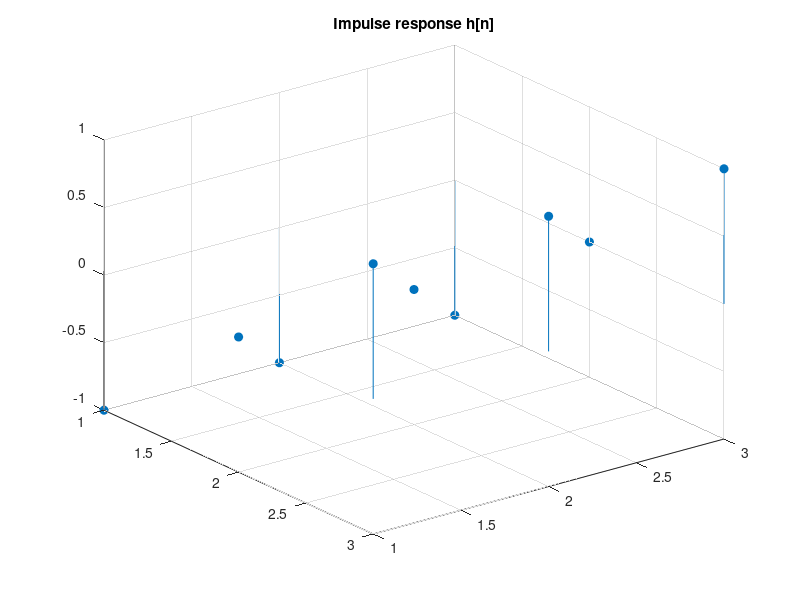

Write MATLAB code to recreate this figure. (Note: this script raises an error after producing the figure.)
%[text] # Sample 7-5: Adjoint of convolution
%[text] Advanced Topics in Image Processing, Lecture 7 "Geometric Image Processing"
%[text] Shogo Muramatsu
%[text] Verified: MATLAB R2026b
%%
%[text] ## Generation of the impulse response
ftype = "prewitt"; %[control:dropdown:1647]{"position":[9,18]}
h = rot90(fspecial(ftype),2)
fig1 = figure;
stem3(h,'filled')
axis ij
title('Impulse response h[n]')
%%
%[text] ## Matrix representation of bivariate circular convolution
%[text] Circular convolution with the periodic structure matrix $\\boldsymbol{N}$ (\[M\] Sec. 4.3.2)
%[text]{"align":"center"} $y\[\\boldsymbol{n}\] = \\sum\_{\\boldsymbol{m}\\in\\mathcal{N}\_\\mathrm{h}}h\[\\boldsymbol{m}\]\\,x\[(\\!(\\boldsymbol{n}-\\boldsymbol{m})\\!)\_{\\boldsymbol{N}}\],\\quad \\boldsymbol{n}\\in\\mathcal{N}(\\boldsymbol{N})$
% Input array size
N1 =6; %[control:slider:6123]{"position":[5,6]}
N2 =4; %[control:slider:4d22]{"position":[5,6]}

% Matrix representation of the bivariate circular convolution:
% the columns are the responses to the standard basis
N = N1*N2;
T = zeros(N);
for idx = 1:N
    % Standard basis
    e = zeros(N1,N2);
    e(idx) = 1;
    % Response to the standard basis
    t = imfilter(e,h,'conv','circular');
    T(:,idx) = t(:);
end
%[text] Matrix representation $\\mathbf{T}\_\\mathrm{h}$
T
%%
%[text] ## Adjoint operator of bivariate circular convolution
%[text] Hermitian transpose $\\mathbf{T}\_\\mathrm{h}^\\mathsf{H}$
T'
%[text] Adjoint operator
%[text]{"align":"center"} $\\mathsf{T}\_\\mathrm{h}^\\ast(\\mathsf{w})=\\mathrm{vec}\_{\\Omega\_\\mathsf{x}}^{-1} \\left(\\mathbf{T}\_\\mathrm{h}^\\mathsf{H}\\,\\mathrm{vec}\_{\\Omega\_\\mathsf{y}}(\\mathsf{w})\\right)$
% Adjoint operator T*
adjOp = @(w) reshape(T'*w(:),[N1 N2]);
%%
%[text] ## Confirmation of the preservation of the inner product
%[text] Generation of an input array $\\mathsf{x}$
arrayX = randn(N1,N2);
%[text] Output of the circular convolution $\\mathsf{y}=\\mathsf{T}\_\\mathrm{h}(\\mathsf{x})$
arrayY = imfilter(arrayX,h,'conv','circular');
%[text] An arbitrary array $\\mathsf{w}$ in the output domain
arrayW = randn(size(arrayY),'like',arrayY);
%[text] Inner product $\\alpha=\\langle \\mathbf{w},\\mathbf{y}\\rangle=\\langle\\mathbf{w},\\mathbf{T}\_\\mathrm{h}\\mathbf{x}\\rangle$
innprodA = dot(arrayW(:),arrayY(:))
%[text] Adjoint operation $\\mathbf{r}=\\mathbf{T}\_\\mathrm{h}^\\mathsf{H}\\mathbf{w}$
arrayR = adjOp(arrayW)
%[text] Inner product $\\beta=\\langle \\mathbf{r},\\mathbf{x}\\rangle=\\langle\\mathbf{T}\_\\mathrm{h}^\\mathsf{H}\\mathbf{w},\\mathbf{x}\\rangle$
innprodB = dot(arrayR(:),arrayX(:));

% Verify the preservation of the inner product
err = abs(innprodA - innprodB);
disp("|<w,Tx> - <T^H w,x>| = " + err)
%%
%[text] ## Circular convolution with the reversed impulse response
%[text] The adjoint is the circular convolution with $f\[\\boldsymbol{n}\]=\\overline{h\[-\\boldsymbol{n}\]}$:
%[text]{"align":"center"} $r\[\\boldsymbol{n}\] = \\sum\_{\\boldsymbol{m}}\\overline{h\[-\\boldsymbol{m}\]}\\,w\[(\\!(\\boldsymbol{n}-\\boldsymbol{m})\\!)\_{\\boldsymbol{N}}\]$
% Reversed impulse response
f = conj(rot90(h,2))
fig2 = figure;
stem3(f,'filled')
axis ij
title('Impulse response f[n]')

% Circular convolution with the impulse response f
arrayS = imfilter(arrayW,f,'conv','circular')
%[text] Comparison between the matrix operation and IMFILTER (for the $3\\times3$ kernels both place the origin at the centre)
% Definition of MSE
mymse = @(x,y) mean((x-y).^2,'all');

% Evaluation
disp("MSE between the matrix operation and IMFILTER: " + mymse(arrayR,arrayS))
%%
%[text] © Copyright, Shogo MURAMATSU, All rights reserved.

%[appendix]{"version":"1.0"}
%---
%[metadata:view]
%   data: {"layout":"inline","rightPanelPercent":40}
%---
%[control:dropdown:1647]
%   data: {"defaultValue":"\"prewitt\"","itemLabels":["prewitt","sobel"],"items":["\"prewitt\"","\"sobel\""],"label":"Kernel","run":"SectionToEnd"}
%---
%[control:slider:6123]
%   data: {"defaultValue":6,"label":"N1","max":8,"min":4,"run":"SectionToEnd","runOn":"ValueChanging","step":1}
%---
%[control:slider:4d22]
%   data: {"defaultValue":4,"label":"N2","max":8,"min":4,"run":"SectionToEnd","runOn":"ValueChanging","step":1}
%---
